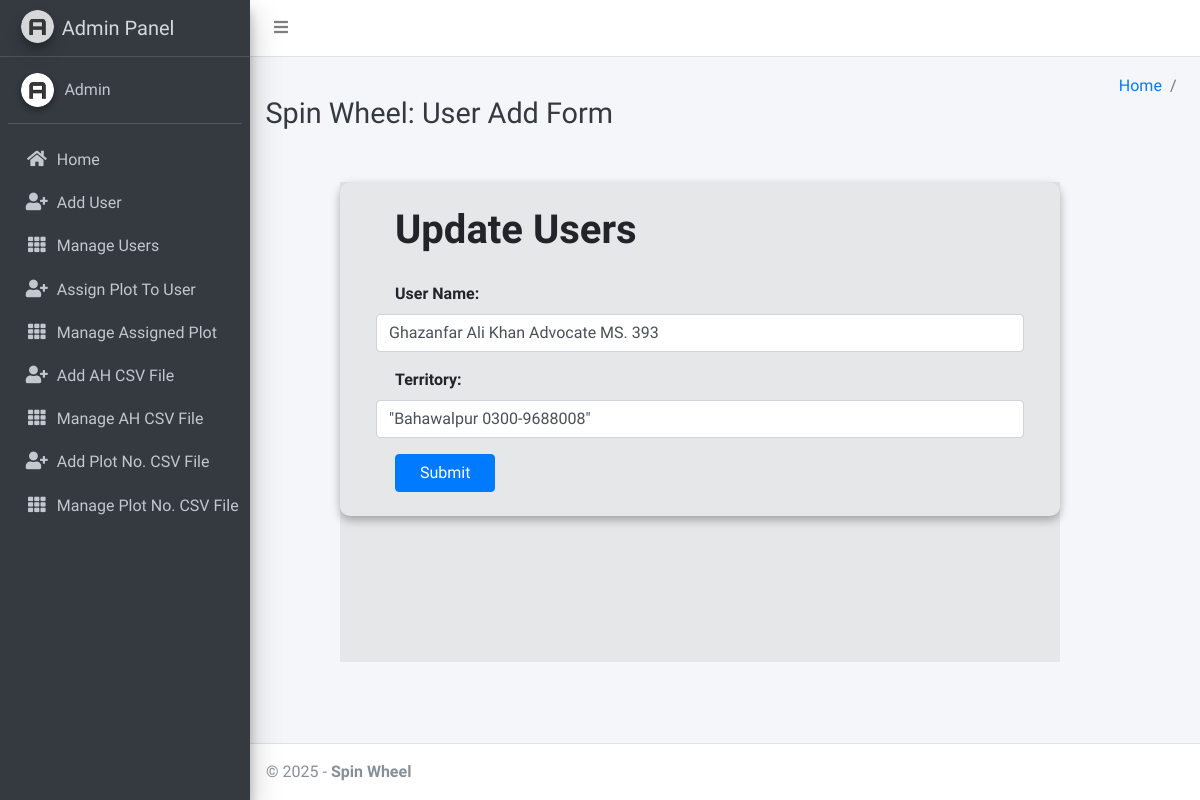
The page /updateuser/1216/ on the database its author committed.
### spinapp/models.py (models this page shows, shortened)
class User(models.Model):
    name = models.CharField(max_length=150)
    territory  = models.CharField(max_length=200)

### spinapp/views.py (the view)
# urls.py: path("updateuser/<int:id>/", views.updateuser, name='updateuser'),
def updateuser(request,id):
    try:
       myuser = User.objects.get(id=id)
       return render(request, 'user/updateuser.html', {'myuser': myuser})
    except User.DoesNotExist:
        return redirect('display_users')

### template/user/updateuser.html (shortened to what this page needs)
{% extends 'main_admin/base.html' %}
{% load static %}
{% block secondnavbar %}
<div class="content-header">
  <div class="container-fluid">
    <div class="row mb-2">
      <div class="col-sm-6">
        <h1 class="m-0 text-dark">
          {% block page_title %} Spin Wheel: User Add Form{% endblock page_title %}
        </h1>
      </div>
      <div class="col-sm-6">
        <ol class="breadcrumb float-sm-right">
          <li class="breadcrumb-item"><a href="http://127.0.0.1:8000/adminpanel/">Home</a></li>
          <li class="breadcrumb-item active">{{ page_title }}</li>
        </ol>
      </div>
    </div>
  </div>
</div>
<section class="content">
  <div class="container-fluid">
    <div class="row">
      <div class="col-md-12">
      </div>
    </div>
  </div>
</section>
{% endblock secondnavbar %}
{% block bodycontent %}
<div class="stdform">
    <form method="POST" action="/do_updateuser/{{ myuser.id }}/" enctype="multipart/form-data">
        <h1><label for="email" class="form-label">Update Users</label></h1>
        <div class="mb-3">
            <label for="name" class="form-label">User Name:</label>
            <input type="text" class="form-control" id="name" placeholder="Enter User Name" name="name"  value="{{myuser.name}}" required>
        </div>
        <div class="mb-3">
            <label for="territory" class="form-label">Territory:</label>
            <input type="text" class="form-control" id="territory" placeholder="e.g Bahawalpur 03031010101." name="territory" value="{{myuser.territory}}" required>
        </div>
        <button type="submit" class="btn btn-primary">Submit</button>
    </form>
</div>
{% endblock bodycontent %}

### template/user/updateuser.html (style rules this page uses)
.stdform { width: 60vw; min-height: 60vh; background-color: #9e9e9e2e; margin-left: 90px; margin-top: 0px; margin-bottom: 70px; }
h1 { padding-top: 2vmax; padding-bottom: 1vmax; }
.form-control { width: 90%; margin-left: auto; margin-right: auto; }
.form-label { margin-left: 55px; }
.btn { margin-left: 55px; margin-bottom: 2vmax; padding-left: 2vmax; padding-right: 2vmax; }
form { border-radius: 10px; box-shadow: 0px 4px 10px rgba(0, 0, 0, 0.3); }

### rows shown on the page
User: name "Ghazanfar Ali Khan Advocate MS. 393", territory "\"Bahawalpur 0300-9688008\""
